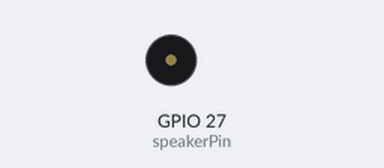
The sketch below on a simulated ESP32. On the bench: buzzer (waves = sounding, pin HIGH).

Above: at 0.7 s.
Timing chart, 0 to 3.0 s (numbered marks = the images above):
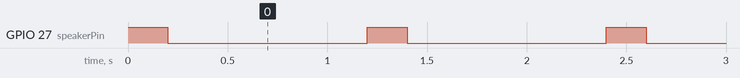

Measured:
- by itself, GPIO 27 (speakerPin): alternates HIGH for 0.20 s and LOW for 1.0 s

The sketch:

Buzzer.ino
```cpp
#define speakerPin 27
void setup() {
  // put your setup code here, to run once:
  pinMode (speakerPin, OUTPUT);
}

void loop() {
  // put your main code here, to run repeatedly:
  digitalWrite(speakerPin, HIGH);
  delay(200);
  digitalWrite(speakerPin, LOW);
  delay(1000);
}
```
